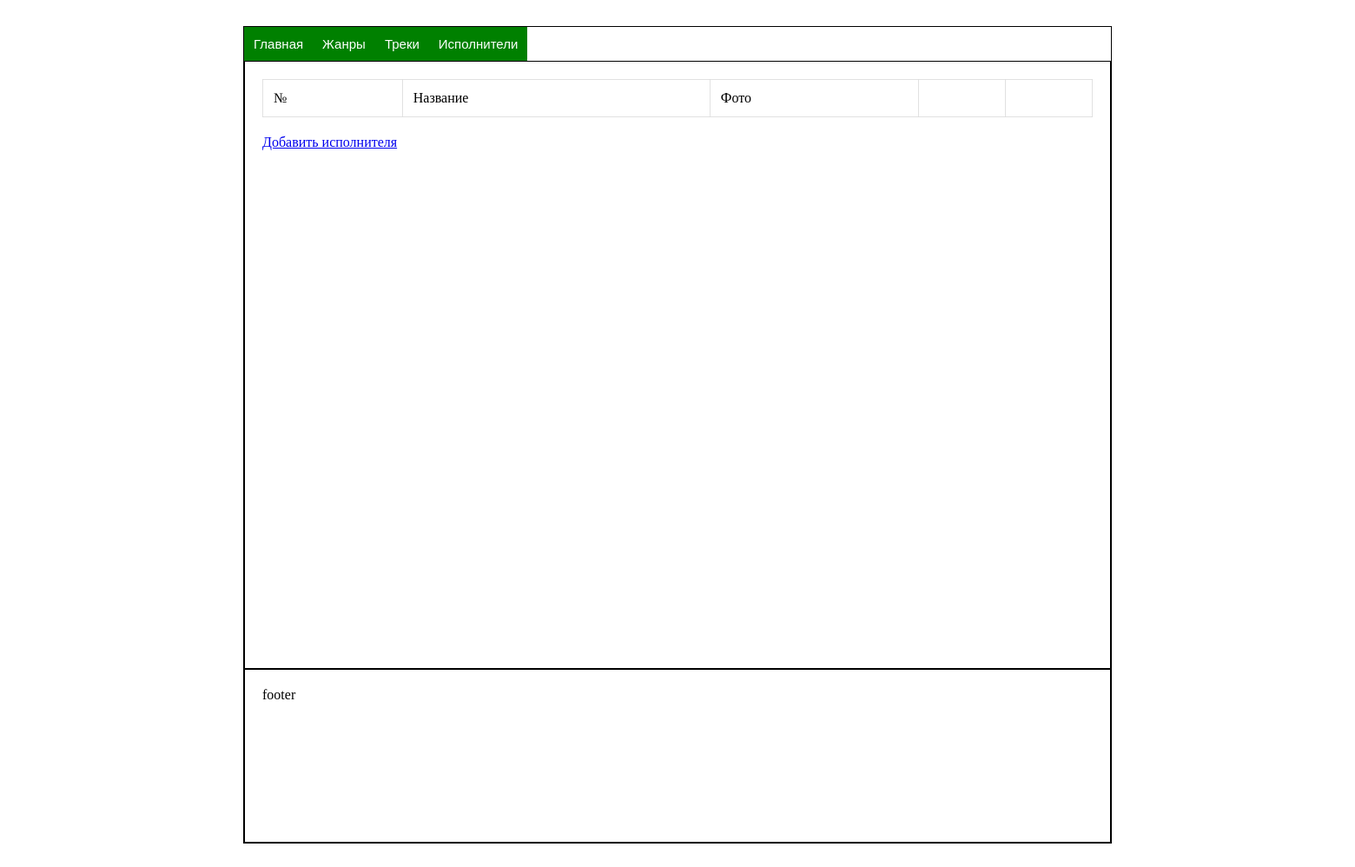
Page /artists/ on the earlier database version.
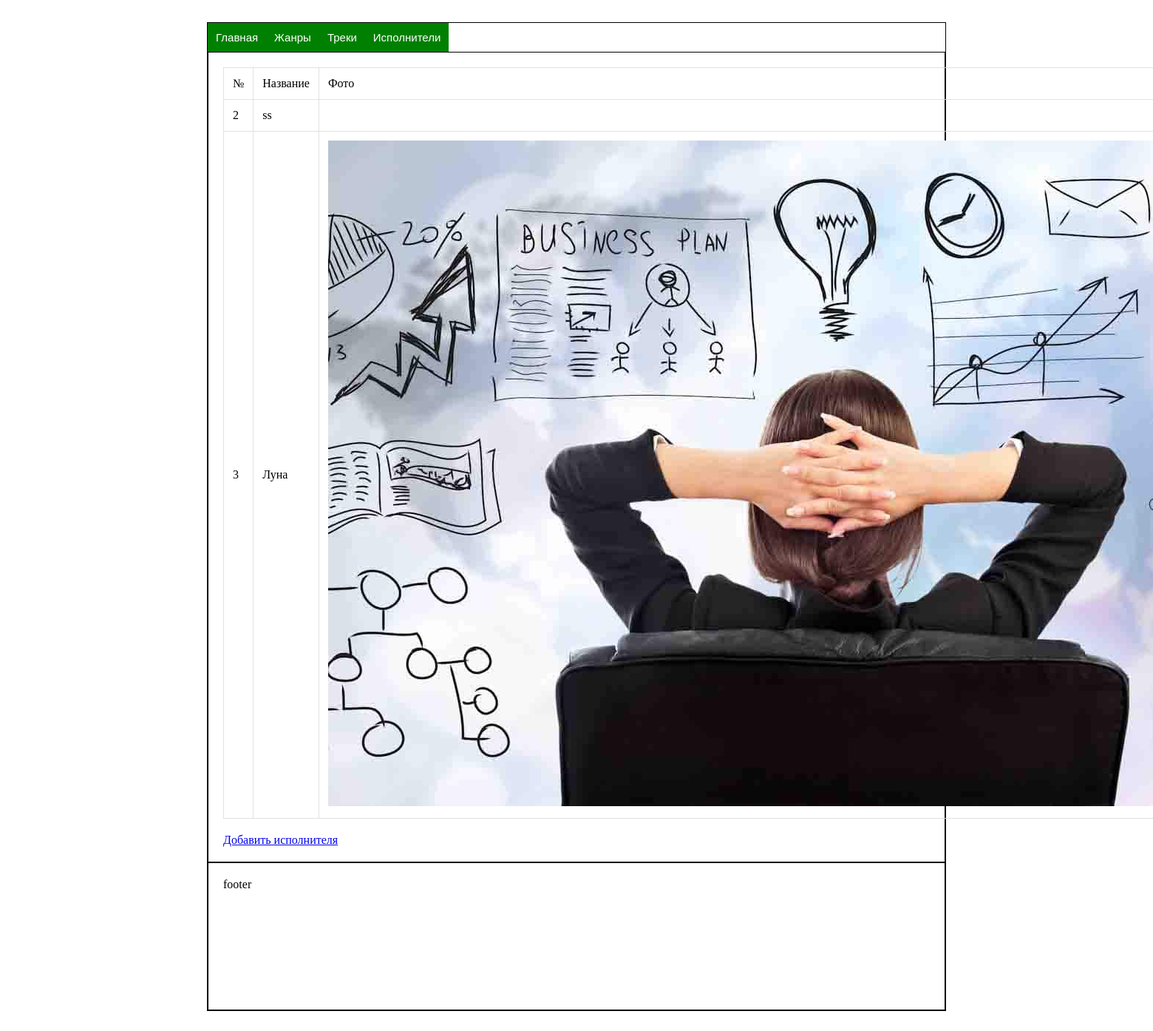
Same page on the later database version.
### main/models.py (models this page shows, shortened)
class Artist (models.Model):
    name = models.CharField(max_length=500, unique=True)
    image = models.ImageField(upload_to='artists/', null=True)

### main/views.py (the view)
# urls.py: path('artists/', views.artists),
def artists (request):
    a = Artist.objects.all()
    return render (request, 'artists.html', {'artists': a})

### main/templates/artists.html (shortened to what this page needs)
{% extends "base.html" %}
{% block content %}
    <table>
    <thead>
        <tr>
            <td>№</td>
            <td>Название</td>
            <td>Фото</td>
            <td></td>
            <td></td>
        </tr>
    </thead>
     <tbody>
        {% for a in artists %}
            <tr>
                <td>{{a.id}}</td>
                <td>{{a.name}}</td>
                <td><img class="artist_logo" src="/media/{{a.image}}" alt=""></td>
            </tr>
        {% endfor %}
    </tbody>
</table>
<a href="/add_artists">Добавить исполнителя</a>
{% endblock content %}

### main/templates/base.html (shortened to what this page needs)
<!DOCTYPE html>
{% load static %}
<html lang="en">
<head>
    <link rel="stylesheet" href="{% static "style.css" %}" />
</head>
<body>
    <div id="wrapper">
	<div id="menu">
        <a href="/">Главная</a>
        <a href="/genre">Жанры</a>
        <a href="/tracks">Треки</a>
        <a href="/artists">Исполнители</a>
	</div>
	<div id="container">
		<div id="content">
             {% block content %} content {% endblock content %}
		</div>
	</div>
	<div id="footer">
		footer
	</div>
</div>
</body>
</html>

### main/static/style.css (style rules this page uses)
#menu { display: flex; }
#menu a { padding: 10px; font: 15px Arial; text-decoration: none; color: white; border: 1px solid green; background-color: green; }
* { box-sizing: border-box; }
#wrapper { width: 1000px; margin: 30px auto; border: 1px solid black; }
#container { display: flex; }
#content { width: 100%; min-height: 700px; padding: 20px; border: 1px solid black; }
#footer { height: 200px; padding: 20px; border: 1px solid black; }
table { width: 100%; border-collapse: collapse; margin-bottom: 20px; }
table td , table th { text-align: left; padding: 12px; border: 1px solid #dddd; }

Differences in the rows shown:
added Artist: id "2", name "ss"
added Artist: id "3", name "Луна", image (picture)
